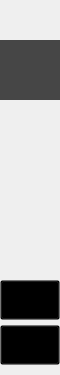
        <widget class="QFrame" name="leftFrame">
         <property name="minimumSize">
          <size>
           <width>60</width>
           <height>0</height>
          </size>
         </property>
         <property name="maximumSize">
          <size>
           <width>60</width>
           <height>16777215</height>
          </size>
         </property>
         <property name="styleSheet">
          <string notr="true"/>
         </property>
         <layout class="QVBoxLayout" name="verticalLayout_2">
          <property name="spacing">
           <number>0</number>
          </property>
          <property name="leftMargin">
           <number>0</number>
          </property>
          <property name="topMargin">
           <number>0</number>
          </property>
          <property name="rightMargin">
           <number>0</number>
          </property>
          <property name="bottomMargin">
           <number>0</number>
          </property>
          <item>
           <widget class="QFrame" name="iconFrame">
            <property name="sizePolicy">
             <sizepolicy hsizetype="Preferred" vsizetype="Preferred">
              <horstretch>1</horstretch>
              <verstretch>0</verstretch>
             </sizepolicy>
            </property>
            <property name="maximumSize">
             <size>
              <width>16777215</width>
              <height>60</height>
             </size>
            </property>
            <layout class="QVBoxLayout" name="verticalLayout_5">
             <property name="spacing">
              <number>0</number>
             </property>
             <property name="leftMargin">
              <number>0</number>
             </property>
             <property name="topMargin">
              <number>0</number>
             </property>
             <property name="rightMargin">
              <number>0</number>
             </property>
             <property name="bottomMargin">
              <number>0</number>
             </property>
             <item alignment="Qt::AlignHCenter|Qt::AlignVCenter">
              <widget class="QLabel" name="iconLabel">
               <property name="minimumSize">
                <size>
                 <width>40</width>
                 <height>40</height>
                </size>
               </property>
               <property name="maximumSize">
                <size>
                 <width>40</width>
                 <height>40</height>
                </size>
               </property>
               <property name="text">
                <string/>
               </property>
               <property name="pixmap">
                <pixmap resource="resource.qrc">:/resource/img/icon.png</pixmap>
               </property>
               <property name="scaledContents">
                <bool>true</bool>
               </property>
               <property name="alignment">
                <set>Qt::AlignCenter</set>
               </property>
              </widget>
             </item>
            </layout>
           </widget>
          </item>
          <item>
           <widget class="QFrame" name="buttonFrame">
            <property name="sizePolicy">
             <sizepolicy hsizetype="Preferred" vsizetype="Fixed">
              <horstretch>0</horstretch>
              <verstretch>0</verstretch>
             </sizepolicy>
            </property>
            <property name="minimumSize">
             <size>
              <width>60</width>
              <height>0</height>
             </size>
            </property>
            <property name="styleSheet">
             <string notr="true">QPushButton{
	background-color:transparent;
	border: none;
	color:#dedede;
	font-size:12pt;
	font-weight:400;
	letter-spacing:5px;
}</string>
            </property>
            <layout class="QVBoxLayout" name="verticalLayout_6">
             <property name="spacing">
              <number>0</number>
             </property>
             <property name="leftMargin">
              <number>0</number>
             </property>
             <property name="topMargin">
              <number>0</number>
             </property>
             <property name="rightMargin">
              <number>0</number>
             </property>
             <property name="bottomMargin">
              <number>0</number>
             </property>
             <item>
              <widget class="QPushButton" name="extractButton">
               <property name="sizePolicy">
                <sizepolicy hsizetype="Fixed" vsizetype="Fixed">
                 <horstretch>0</horstretch>
                 <verstretch>0</verstretch>
                </sizepolicy>
               </property>
               <property name="minimumSize">
                <size>
                 <width>60</width>
                 <height>60</height>
                </size>
               </property>
               <property name="maximumSize">
                <size>
                 <width>60</width>
                 <height>60</height>
                </size>
               </property>
               <property name="cursor">
                <cursorShape>PointingHandCursor</cursorShape>
               </property>
               <property name="styleSheet">
                <string notr="true">background-color:#464646;
</string>
               </property>
               <property name="text">
                <string/>
               </property>
               <property name="icon">
                <iconset resource="resource.qrc">
                 <normaloff>:/resource/img/extract.png</normaloff>:/resource/img/extract.png</iconset>
               </property>
               <property name="iconSize">
                <size>
                 <width>24</width>
                 <height>24</height>
                </size>
               </property>
              </widget>
             </item>
             <item alignment="Qt::AlignLeft">
              <widget class="QPushButton" name="classificationButton">
               <property name="sizePolicy">
                <sizepolicy hsizetype="Fixed" vsizetype="Fixed">
                 <horstretch>0</horstretch>
                 <verstretch>0</verstretch>
                </sizepolicy>
               </property>
               <property name="minimumSize">
                <size>
                 <width>60</width>
                 <height>60</height>
                </size>
               </property>
               <property name="maximumSize">
                <size>
                 <width>60</width>
                 <height>60</height>
                </size>
               </property>
               <property name="cursor">
                <cursorShape>PointingHandCursor</cursorShape>
               </property>
               <property name="text">
                <string/>
               </property>
               <property name="icon">
                <iconset resource="resource.qrc">
                 <normaloff>:/resource/img/classification.png</normaloff>:/resource/img/classification.png</iconset>
               </property>
               <property name="iconSize">
                <size>
                 <width>24</width>
                 <height>24</height>
                </size>
               </property>
              </widget>
             </item>
             <item alignment="Qt::AlignLeft">
              <widget class="QPushButton" name="batchButton">
               <property name="sizePolicy">
                <sizepolicy hsizetype="Fixed" vsizetype="Fixed">
                 <horstretch>0</horstretch>
                 <verstretch>0</verstretch>
                </sizepolicy>
               </property>
               <property name="minimumSize">
                <size>
                 <width>60</width>
                 <height>60</height>
                </size>
               </property>
               <property name="maximumSize">
                <size>
                 <width>60</width>
                 <height>60</height>
                </size>
               </property>
               <property name="cursor">
                <cursorShape>PointingHandCursor</cursorShape>
               </property>
               <property name="text">
                <string/>
               </property>
               <property name="icon">
                <iconset resource="resource.qrc">
                 <normaloff>:/resource/img/batch.png</normaloff>:/resource/img/batch.png</iconset>
               </property>
               <property name="iconSize">
                <size>
                 <width>24</width>
                 <height>24</height>
                </size>
               </property>
              </widget>
             </item>
             <item alignment="Qt::AlignLeft">
              <widget class="QPushButton" name="hintButton">
               <property name="sizePolicy">
                <sizepolicy hsizetype="Fixed" vsizetype="Fixed">
                 <horstretch>0</horstretch>
                 <verstretch>0</verstretch>
                </sizepolicy>
               </property>
               <property name="minimumSize">
                <size>
                 <width>60</width>
                 <height>60</height>
                </size>
               </property>
               <property name="maximumSize">
                <size>
                 <width>60</width>
                 <height>60</height>
                </size>
               </property>
               <property name="cursor">
                <cursorShape>PointingHandCursor</cursorShape>
               </property>
               <property name="text">
                <string/>
               </property>
               <property name="icon">
                <iconset resource="resource.qrc">
                 <normaloff>:/resource/img/hint.png</normaloff>:/resource/img/hint.png</iconset>
               </property>
               <property name="iconSize">
                <size>
                 <width>24</width>
                 <height>24</height>
                </size>
               </property>
              </widget>
             </item>
            </layout>
           </widget>
          </item>
          <item alignment="Qt::AlignBottom">
           <widget class="QFrame" name="settingFrame">
            <layout class="QVBoxLayout" name="verticalLayout_7">
             <property name="spacing">
              <number>5</number>
             </property>
             <property name="leftMargin">
              <number>0</number>
             </property>
             <property name="topMargin">
              <number>0</number>
             </property>
             <property name="rightMargin">
              <number>0</number>
             </property>
             <property name="bottomMargin">
              <number>10</number>
             </property>
             <item>
              <widget class="QPushButton" name="infoButton">
               <property name="sizePolicy">
                <sizepolicy hsizetype="Fixed" vsizetype="Fixed">
                 <horstretch>0</horstretch>
                 <verstretch>0</verstretch>
                </sizepolicy>
               </property>
               <property name="minimumSize">
                <size>
                 <width>60</width>
                 <height>40</height>
                </size>
               </property>
               <property name="maximumSize">
                <size>
                 <width>60</width>
                 <height>40</height>
                </size>
               </property>
               <property name="cursor">
                <cursorShape>PointingHandCursor</cursorShape>
               </property>
               <property name="styleSheet">
                <string notr="true">background-color:transparent;</string>
               </property>
               <property name="text">
                <string/>
               </property>
               <property name="icon">
                <iconset resource="resource.qrc">
                 <normaloff>:/resource/img/list.png</normaloff>:/resource/img/list.png</iconset>
               </property>
               <property name="iconSize">
                <size>
                 <width>28</width>
                 <height>28</height>
                </size>
               </property>
              </widget>
             </item>
             <item>
              <widget class="QPushButton" name="settingButton">
               <property name="sizePolicy">
                <sizepolicy hsizetype="Fixed" vsizetype="Fixed">
                 <horstretch>0</horstretch>
                 <verstretch>0</verstretch>
                </sizepolicy>
               </property>
               <property name="minimumSize">
                <size>
                 <width>60</width>
                 <height>40</height>
                </size>
               </property>
               <property name="maximumSize">
                <size>
                 <width>60</width>
                 <height>40</height>
                </size>
               </property>
               <property name="cursor">
                <cursorShape>PointingHandCursor</cursorShape>
               </property>
               <property name="styleSheet">
                <string notr="true">background-color:transparent;</string>
               </property>
               <property name="text">
                <string/>
               </property>
               <property name="icon">
                <iconset resource="resource.qrc">
                 <normaloff>:/resource/img/setting.png</normaloff>:/resource/img/setting.png</iconset>
               </property>
               <property name="iconSize">
                <size>
                 <width>28</width>
                 <height>28</height>
                </size>
               </property>
               <property name="autoRepeat">
                <bool>false</bool>
               </property>
              </widget>
             </item>
            </layout>
           </widget>
          </item>
         </layout>
        </widget>
